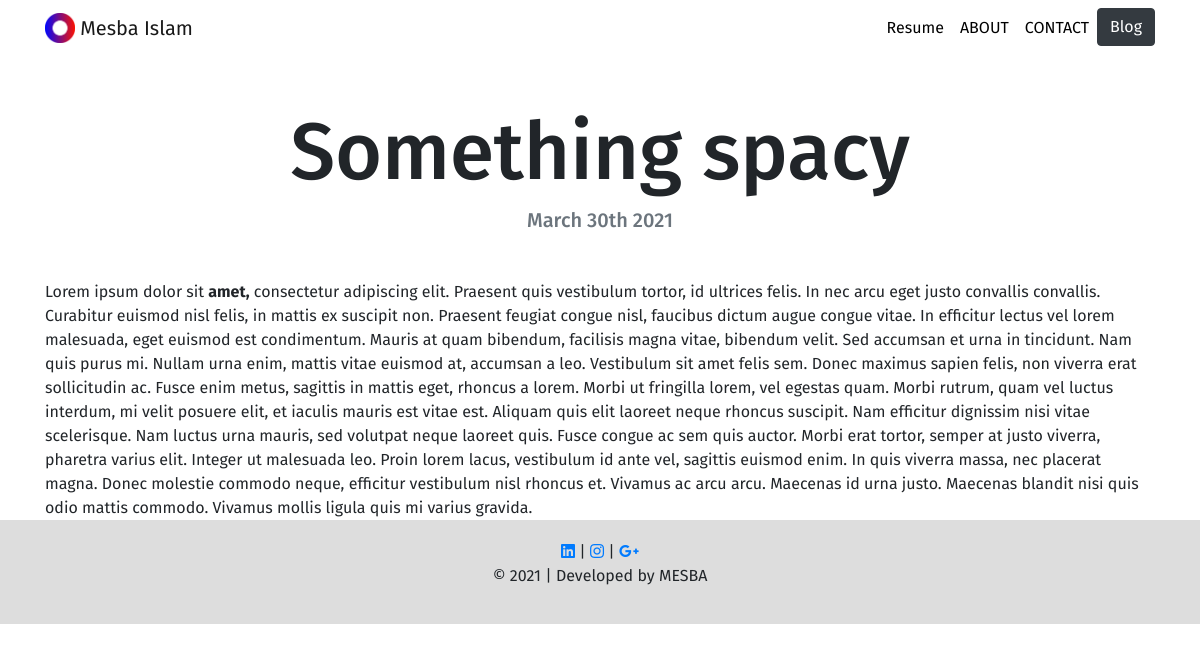
Page /blog/3/ on the committed database.
### blog/models.py (models this page shows, shortened)
class Blog(models.Model):
    title = models.CharField(max_length=200)
    description = models.TextField()
    date = models.DateField()

### blog/views.py (the view)
# urls.py: path('<int:blog_id>/',views.detail, name='detail'),
def detail(request, blog_id):
    blog = get_object_or_404(Blog, pk=blog_id)
    return render(request, 'blog/detail.html',{'blog':blog})

### blog/templates/blog/detail.html
{% extends "projects/navtemp.html" %}
{% load static %}
{% block content %}
<h1 class="text-center mt-5" id="blogdetailtitle">{{ blog.title }}</h1>
<h5 class="text-center text-muted mb-5">{{ blog.date|date:'F jS Y' }}</h5>
{{ blog.description|safe }}
{% endblock %}

### projects/static/projects/custom.css (style rules this page uses)
body { font-family: 'Fira Sans', sans-serif; height: 100%; }
@media (min-width: 992px) { #blogdetailtitle { font-size: 5rem; } }

### rows in the picture
Blog: title "Something spacy", date "March 30th 2021", description "Lorem ipsum dolor sit amet, consectetur adipiscing elit. Praesent quis vestibulum tortor, id ultrices felis. In nec arcu eget justo convallis convallis. Curabitur euismod nisl felis, in mattis ex suscipit non. Praesent feugiat congue nisl, faucibus dictum augue congue vitae. In efficitur lectus vel lorem malesuada, eget euismod est condimentum. Mauris at quam bibendum, facilisis magna vitae, bibendum velit. Sed accumsan et urna in tincidunt. Nam quis purus mi. Nullam urna enim, mattis vitae euismod at, accumsan a leo. Vestibulum sit amet felis sem. Donec maximus sapien felis, non viverra erat sollicitudin ac. Fusce enim metus, sagittis in mattis eget, rhoncus a lorem. Morbi ut fringilla…"
